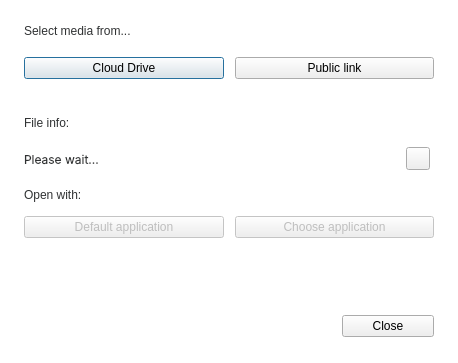
<?xml version="1.0" encoding="UTF-8"?>
<ui version="4.0">
 <class>StreamingFromMegaDialog</class>
 <widget class="QDialog" name="StreamingFromMegaDialog">
  <property name="geometry">
   <rect>
    <x>0</x>
    <y>0</y>
    <width>460</width>
    <height>542</height>
   </rect>
  </property>
  <property name="sizePolicy">
   <sizepolicy hsizetype="Fixed" vsizetype="Fixed">
    <horstretch>0</horstretch>
    <verstretch>0</verstretch>
   </sizepolicy>
  </property>
  <property name="minimumSize">
   <size>
    <width>460</width>
    <height>0</height>
   </size>
  </property>
  <property name="maximumSize">
   <size>
    <width>460</width>
    <height>16777215</height>
   </size>
  </property>
  <property name="windowTitle">
   <string>Stream from MEGA</string>
  </property>
  <property name="styleSheet">
   <string notr="true">#StreamingFromMegaDialog
{
background-color: #FFFFFF;  /*colorToken.page-background*/
}

#lFileName, #lStreamResourceDesc, #lFileInfoDesc, #lOpenWithDesc
{
  font-size: 12px;
  color: #303233; /*colorToken.text-primary*/
}

#lFileSize
{
  font-size: 10px;
  color: #303233; /*colorToken.text-secondary*/
}

#lNothingSelected, #WaitingForFileInfoLabel
{
  font-size: 12px;
  color: #303233; /*colorToken.text-on-color-disabled*/
}
</string>
  </property>
  <layout class="QVBoxLayout" name="verticalLayout_6" stretch="0,0,0,0">
   <property name="spacing">
    <number>32</number>
   </property>
   <property name="sizeConstraint">
    <enum>QLayout::SetFixedSize</enum>
   </property>
   <property name="leftMargin">
    <number>24</number>
   </property>
   <property name="topMargin">
    <number>24</number>
   </property>
   <property name="rightMargin">
    <number>24</number>
   </property>
   <property name="bottomMargin">
    <number>13</number>
   </property>
   <item>
    <widget class="QWidget" name="wStreamResource" native="true">
     <property name="sizePolicy">
      <sizepolicy hsizetype="Preferred" vsizetype="Fixed">
       <horstretch>0</horstretch>
       <verstretch>0</verstretch>
      </sizepolicy>
     </property>
     <property name="minimumSize">
      <size>
       <width>0</width>
       <height>0</height>
      </size>
     </property>
     <property name="maximumSize">
      <size>
       <width>16777215</width>
       <height>16777215</height>
      </size>
     </property>
     <layout class="QVBoxLayout" name="verticalLayout">
      <property name="spacing">
       <number>14</number>
      </property>
      <property name="leftMargin">
       <number>0</number>
      </property>
      <property name="topMargin">
       <number>0</number>
      </property>
      <property name="rightMargin">
       <number>0</number>
      </property>
      <property name="bottomMargin">
       <number>0</number>
      </property>
      <item>
       <widget class="QLabel" name="lStreamResourceDesc">
        <property name="sizePolicy">
         <sizepolicy hsizetype="Preferred" vsizetype="Fixed">
          <horstretch>0</horstretch>
          <verstretch>0</verstretch>
         </sizepolicy>
        </property>
        <property name="minimumSize">
         <size>
          <width>0</width>
          <height>0</height>
         </size>
        </property>
        <property name="maximumSize">
         <size>
          <width>16777215</width>
          <height>16777215</height>
         </size>
        </property>
        <property name="styleSheet">
         <string notr="true"/>
        </property>
        <property name="text">
         <string>Select media from...</string>
        </property>
        <property name="semibold" stdset="0">
         <bool>true</bool>
        </property>
       </widget>
      </item>
      <item>
       <widget class="QWidget" name="wSelectMedia" native="true">
        <property name="minimumSize">
         <size>
          <width>0</width>
          <height>32</height>
         </size>
        </property>
        <property name="maximumSize">
         <size>
          <width>16777215</width>
          <height>32</height>
         </size>
        </property>
        <property name="styleSheet">
         <string notr="true"/>
        </property>
        <layout class="QHBoxLayout" name="horizontalLayout_3">
         <property name="spacing">
          <number>11</number>
         </property>
         <property name="leftMargin">
          <number>0</number>
         </property>
         <property name="topMargin">
          <number>0</number>
         </property>
         <property name="rightMargin">
          <number>0</number>
         </property>
         <property name="bottomMargin">
          <number>0</number>
         </property>
         <item>
          <widget class="QPushButton" name="bFromCloud">
           <property name="sizePolicy">
            <sizepolicy hsizetype="Minimum" vsizetype="Fixed">
             <horstretch>0</horstretch>
             <verstretch>0</verstretch>
            </sizepolicy>
           </property>
           <property name="minimumSize">
            <size>
             <width>0</width>
             <height>0</height>
            </size>
           </property>
           <property name="maximumSize">
            <size>
             <width>16777215</width>
             <height>16777215</height>
            </size>
           </property>
           <property name="styleSheet">
            <string notr="true"/>
           </property>
           <property name="text">
            <string>Cloud Drive</string>
           </property>
           <property name="dimension" stdset="0">
            <string notr="true">small</string>
           </property>
           <property name="type" stdset="0">
            <string notr="true">primary</string>
           </property>
          </widget>
         </item>
         <item>
          <widget class="QPushButton" name="bFromPublicLink">
           <property name="minimumSize">
            <size>
             <width>0</width>
             <height>0</height>
            </size>
           </property>
           <property name="maximumSize">
            <size>
             <width>16777215</width>
             <height>16777215</height>
            </size>
           </property>
           <property name="text">
            <string>Public link</string>
           </property>
           <property name="dimension" stdset="0">
            <string notr="true">small</string>
           </property>
           <property name="type" stdset="0">
            <string notr="true">outline</string>
           </property>
          </widget>
         </item>
        </layout>
       </widget>
      </item>
     </layout>
    </widget>
   </item>
   <item>
    <widget class="QWidget" name="wContainer" native="true">
     <property name="sizePolicy">
      <sizepolicy hsizetype="Preferred" vsizetype="Preferred">
       <horstretch>0</horstretch>
       <verstretch>0</verstretch>
      </sizepolicy>
     </property>
     <layout class="QVBoxLayout" name="verticalLayout_3">
      <property name="spacing">
       <number>4</number>
      </property>
      <property name="leftMargin">
       <number>0</number>
      </property>
      <property name="topMargin">
       <number>0</number>
      </property>
      <property name="rightMargin">
       <number>0</number>
      </property>
      <property name="bottomMargin">
       <number>0</number>
      </property>
      <item>
       <widget class="QWidget" name="wStatus" native="true">
        <property name="sizePolicy">
         <sizepolicy hsizetype="Preferred" vsizetype="Fixed">
          <horstretch>0</horstretch>
          <verstretch>0</verstretch>
         </sizepolicy>
        </property>
        <property name="maximumSize">
         <size>
          <width>16777215</width>
          <height>16777215</height>
         </size>
        </property>
        <layout class="QVBoxLayout" name="verticalLayout_4">
         <property name="spacing">
          <number>4</number>
         </property>
         <property name="leftMargin">
          <number>0</number>
         </property>
         <property name="topMargin">
          <number>0</number>
         </property>
         <property name="rightMargin">
          <number>4</number>
         </property>
         <property name="bottomMargin">
          <number>0</number>
         </property>
         <item>
          <widget class="QLabel" name="lFileInfoDesc">
           <property name="sizePolicy">
            <sizepolicy hsizetype="Preferred" vsizetype="Fixed">
             <horstretch>0</horstretch>
             <verstretch>0</verstretch>
            </sizepolicy>
           </property>
           <property name="minimumSize">
            <size>
             <width>0</width>
             <height>0</height>
            </size>
           </property>
           <property name="maximumSize">
            <size>
             <width>16777215</width>
             <height>16777215</height>
            </size>
           </property>
           <property name="styleSheet">
            <string notr="true"/>
           </property>
           <property name="text">
            <string>File info:</string>
           </property>
           <property name="semibold" stdset="0">
            <bool>true</bool>
           </property>
          </widget>
         </item>
         <item>
          <widget class="QWidget" name="wFileInfo" native="true">
           <property name="enabled">
            <bool>true</bool>
           </property>
           <property name="sizePolicy">
            <sizepolicy hsizetype="Preferred" vsizetype="Preferred">
             <horstretch>0</horstretch>
             <verstretch>0</verstretch>
            </sizepolicy>
           </property>
           <property name="minimumSize">
            <size>
             <width>0</width>
             <height>0</height>
            </size>
           </property>
           <property name="maximumSize">
            <size>
             <width>16777215</width>
             <height>16777215</height>
            </size>
           </property>
           <layout class="QHBoxLayout" name="horizontalLayout_6">
            <property name="spacing">
             <number>0</number>
            </property>
            <property name="leftMargin">
             <number>0</number>
            </property>
            <property name="topMargin">
             <number>0</number>
            </property>
            <property name="rightMargin">
             <number>0</number>
            </property>
            <property name="bottomMargin">
             <number>0</number>
            </property>
            <item>
             <widget class="QStackedWidget" name="sFileInfo">
              <property name="minimumSize">
               <size>
                <width>0</width>
                <height>50</height>
               </size>
              </property>
              <property name="maximumSize">
               <size>
                <width>16777215</width>
                <height>60</height>
               </size>
              </property>
              <property name="styleSheet">
               <string notr="true"/>
              </property>
              <property name="currentIndex">
               <number>1</number>
              </property>
              <widget class="QWidget" name="pFileInfo">
               <layout class="QHBoxLayout" name="horizontalLayout_2">
                <property name="spacing">
                 <number>6</number>
                </property>
                <property name="leftMargin">
                 <number>0</number>
                </property>
                <property name="topMargin">
                 <number>0</number>
                </property>
                <property name="rightMargin">
                 <number>0</number>
                </property>
                <property name="bottomMargin">
                 <number>0</number>
                </property>
                <item>
                 <widget class="IconLabel" name="lFileType">
                  <property name="minimumSize">
                   <size>
                    <width>24</width>
                    <height>24</height>
                   </size>
                  </property>
                  <property name="maximumSize">
                   <size>
                    <width>24</width>
                    <height>24</height>
                   </size>
                  </property>
                  <property name="styleSheet">
                   <string notr="true"/>
                  </property>
                  <property name="text">
                   <string/>
                  </property>
                  <property name="iconSize">
                   <size>
                    <width>24</width>
                    <height>24</height>
                   </size>
                  </property>
                 </widget>
                </item>
                <item>
                 <widget class="QWidget" name="wFileInfoDesc" native="true">
                  <property name="minimumSize">
                   <size>
                    <width>0</width>
                    <height>30</height>
                   </size>
                  </property>
                  <property name="maximumSize">
                   <size>
                    <width>16777215</width>
                    <height>30</height>
                   </size>
                  </property>
                  <layout class="QVBoxLayout" name="verticalLayout_5">
                   <property name="spacing">
                    <number>0</number>
                   </property>
                   <property name="leftMargin">
                    <number>0</number>
                   </property>
                   <property name="topMargin">
                    <number>0</number>
                   </property>
                   <property name="rightMargin">
                    <number>0</number>
                   </property>
                   <property name="bottomMargin">
                    <number>0</number>
                   </property>
                   <item>
                    <widget class="QWidget" name="widget" native="true">
                     <layout class="QHBoxLayout" name="horizontalLayout">
                      <property name="spacing">
                       <number>10</number>
                      </property>
                      <property name="leftMargin">
                       <number>0</number>
                      </property>
                      <property name="topMargin">
                       <number>0</number>
                      </property>
                      <property name="rightMargin">
                       <number>0</number>
                      </property>
                      <property name="bottomMargin">
                       <number>0</number>
                      </property>
                      <item>
                       <widget class="QLabel" name="lFileName">
                        <property name="sizePolicy">
                         <sizepolicy hsizetype="Minimum" vsizetype="Preferred">
                          <horstretch>0</horstretch>
                          <verstretch>0</verstretch>
                         </sizepolicy>
                        </property>
                        <property name="maximumSize">
                         <size>
                          <width>260</width>
                          <height>16777215</height>
                         </size>
                        </property>
                        <property name="text">
                         <string notr="true"/>
                        </property>
                        <property name="textFormat">
                         <enum>Qt::PlainText</enum>
                        </property>
                       </widget>
                      </item>
                      <item>
                       <widget class="IconLabel" name="lState">
                        <property name="sizePolicy">
                         <sizepolicy hsizetype="Expanding" vsizetype="Fixed">
                          <horstretch>0</horstretch>
                          <verstretch>0</verstretch>
                         </sizepolicy>
                        </property>
                        <property name="minimumSize">
                         <size>
                          <width>8</width>
                          <height>8</height>
                         </size>
                        </property>
                        <property name="maximumSize">
                         <size>
                          <width>8</width>
                          <height>8</height>
                         </size>
                        </property>
                        <property name="styleSheet">
                         <string notr="true"/>
                        </property>
                        <property name="text">
                         <string/>
                        </property>
                       </widget>
                      </item>
                      <item>
                       <spacer name="horizontalSpacer_2">
                        <property name="orientation">
                         <enum>Qt::Horizontal</enum>
                        </property>
                        <property name="sizeHint" stdset="0">
                         <size>
                          <width>31</width>
                          <height>20</height>
                         </size>
                        </property>
                       </spacer>
                      </item>
                     </layout>
                    </widget>
                   </item>
                   <item>
                    <widget class="QLabel" name="lFileSize">
                     <property name="text">
                      <string notr="true"/>
                     </property>
                    </widget>
                   </item>
                  </layout>
                 </widget>
                </item>
               </layout>
              </widget>
              <widget class="QWidget" name="pWaitingForFileInfo">
               <layout class="QHBoxLayout" name="horizontalLayout_8">
                <property name="spacing">
                 <number>0</number>
                </property>
                <property name="leftMargin">
                 <number>0</number>
                </property>
                <property name="topMargin">
                 <number>0</number>
                </property>
                <property name="rightMargin">
                 <number>0</number>
                </property>
                <property name="bottomMargin">
                 <number>0</number>
                </property>
                <item>
                 <widget class="QLabel" name="WaitingForFileInfoLabel">
                  <property name="palette">
                   <palette>
                    <active>
                     <colorrole role="WindowText">
                      <brush brushstyle="SolidPattern">
                       <color alpha="255">
                        <red>48</red>
                        <green>50</green>
                        <blue>51</blue>
                       </color>
                      </brush>
                     </colorrole>
                     <colorrole role="Button">
                      <brush brushstyle="SolidPattern">
                       <color alpha="255">
                        <red>255</red>
                        <green>255</green>
                        <blue>255</blue>
                       </color>
                      </brush>
                     </colorrole>
                     <colorrole role="Text">
                      <brush brushstyle="SolidPattern">
                       <color alpha="255">
                        <red>48</red>
                        <green>50</green>
                        <blue>51</blue>
                       </color>
                      </brush>
                     </colorrole>
                     <colorrole role="ButtonText">
                      <brush brushstyle="SolidPattern">
                       <color alpha="255">
                        <red>48</red>
                        <green>50</green>
                        <blue>51</blue>
                       </color>
                      </brush>
                     </colorrole>
                     <colorrole role="Base">
                      <brush brushstyle="SolidPattern">
                       <color alpha="255">
                        <red>255</red>
                        <green>255</green>
                        <blue>255</blue>
                       </color>
                      </brush>
                     </colorrole>
                     <colorrole role="Window">
                      <brush brushstyle="SolidPattern">
                       <color alpha="255">
                        <red>255</red>
                        <green>255</green>
                        <blue>255</blue>
                       </color>
                      </brush>
                     </colorrole>
                     <colorrole role="PlaceholderText">
                      <brush brushstyle="SolidPattern">
                       <color alpha="128">
                        <red>48</red>
                        <green>50</green>
                        <blue>51</blue>
                       </color>
                      </brush>
                     </colorrole>
                    </active>
                    <inactive>
                     <colorrole role="WindowText">
                      <brush brushstyle="SolidPattern">
                       <color alpha="255">
                        <red>48</red>
                        <green>50</green>
                        <blue>51</blue>
                       </color>
                      </brush>
                     </colorrole>
                     <colorrole role="Button">
                      <brush brushstyle="SolidPattern">
                       <color alpha="255">
                        <red>255</red>
                        <green>255</green>
                        <blue>255</blue>
                       </color>
                      </brush>
                     </colorrole>
                     <colorrole role="Text">
                      <brush brushstyle="SolidPattern">
                       <color alpha="255">
                        <red>48</red>
                        <green>50</green>
                        <blue>51</blue>
                       </color>
                      </brush>
                     </colorrole>
                     <colorrole role="ButtonText">
                      <brush brushstyle="SolidPattern">
                       <color alpha="255">
                        <red>48</red>
                        <green>50</green>
                        <blue>51</blue>
                       </color>
                      </brush>
                     </colorrole>
                     <colorrole role="Base">
                      <brush brushstyle="SolidPattern">
                       <color alpha="255">
                        <red>255</red>
                        <green>255</green>
                        <blue>255</blue>
                       </color>
                      </brush>
                     </colorrole>
                     <colorrole role="Window">
                      <brush brushstyle="SolidPattern">
                       <color alpha="255">
                        <red>255</red>
                        <green>255</green>
                        <blue>255</blue>
                       </color>
                      </brush>
                     </colorrole>
                     <colorrole role="PlaceholderText">
                      <brush brushstyle="SolidPattern">
                       <color alpha="128">
                        <red>48</red>
                        <green>50</green>
                        <blue>51</blue>
                       </color>
                      </brush>
                     </colorrole>
                    </inactive>
                    <disabled>
                     <colorrole role="WindowText">
                      <brush brushstyle="SolidPattern">
                       <color alpha="255">
                        <red>48</red>
                        <green>50</green>
                        <blue>51</blue>
                       </color>
                      </brush>
                     </colorrole>
                     <colorrole role="Button">
                      <brush brushstyle="SolidPattern">
                       <color alpha="255">
                        <red>255</red>
                        <green>255</green>
                        <blue>255</blue>
                       </color>
                      </brush>
                     </colorrole>
                     <colorrole role="Text">
                      <brush brushstyle="SolidPattern">
                       <color alpha="255">
                        <red>48</red>
                        <green>50</green>
                        <blue>51</blue>
                       </color>
                      </brush>
                     </colorrole>
                     <colorrole role="ButtonText">
                      <brush brushstyle="SolidPattern">
                       <color alpha="255">
                        <red>48</red>
                        <green>50</green>
                        <blue>51</blue>
                       </color>
                      </brush>
                     </colorrole>
                     <colorrole role="Base">
                      <brush brushstyle="SolidPattern">
                       <color alpha="255">
                        <red>255</red>
                        <green>255</green>
                        <blue>255</blue>
                       </color>
                      </brush>
                     </colorrole>
                     <colorrole role="Window">
                      <brush brushstyle="SolidPattern">
                       <color alpha="255">
                        <red>255</red>
                        <green>255</green>
                        <blue>255</blue>
                       </color>
                      </brush>
                     </colorrole>
                     <colorrole role="PlaceholderText">
                      <brush brushstyle="SolidPattern">
                       <color alpha="128">
                        <red>48</red>
                        <green>50</green>
                        <blue>51</blue>
                       </color>
                      </brush>
                     </colorrole>
                    </disabled>
                   </palette>
                  </property>
                  <property name="font">
                   <font>
                    <family>Inter</family>
                    <pointsize>-1</pointsize>
                    <italic>false</italic>
                    <bold>false</bold>
                   </font>
                  </property>
                  <property name="styleSheet">
                   <string notr="true"/>
                  </property>
                  <property name="text">
                   <string>Please wait...</string>
                  </property>
                 </widget>
                </item>
               </layout>
              </widget>
              <widget class="QWidget" name="pNothingSelected">
               <widget class="QWidget" name="widget_2" native="true">
                <property name="geometry">
                 <rect>
                  <x>0</x>
                  <y>0</y>
                  <width>361</width>
                  <height>50</height>
                 </rect>
                </property>
                <layout class="QHBoxLayout" name="horizontalLayout_7">
                 <property name="spacing">
                  <number>0</number>
                 </property>
                 <property name="leftMargin">
                  <number>0</number>
                 </property>
                 <property name="topMargin">
                  <number>0</number>
                 </property>
                 <property name="rightMargin">
                  <number>0</number>
                 </property>
                 <property name="bottomMargin">
                  <number>0</number>
                 </property>
                 <item>
                  <widget class="QLabel" name="lNothingSelected">
                   <property name="text">
                    <string>Nothing selected</string>
                   </property>
                  </widget>
                 </item>
                </layout>
               </widget>
              </widget>
             </widget>
            </item>
            <item>
             <widget class="TokenizableToolButton" name="bCopyLink">
              <property name="minimumSize">
               <size>
                <width>0</width>
                <height>0</height>
               </size>
              </property>
              <property name="maximumSize">
               <size>
                <width>16777215</width>
                <height>16777215</height>
               </size>
              </property>
              <property name="cursor">
               <cursorShape>PointingHandCursor</cursorShape>
              </property>
              <property name="styleSheet">
               <string notr="true"/>
              </property>
              <property name="text">
               <string/>
              </property>
              <property name="icon">
               <iconset resource="../Resources_common.qrc">
                <normaloff>:/export-small-regular-outline</normaloff>:/export-small-regular-outline</iconset>
              </property>
              <property name="type" stdset="0">
               <string notr="true">ghost</string>
              </property>
              <property name="dimension" stdset="0">
               <string notr="true">small</string>
              </property>
             </widget>
            </item>
           </layout>
          </widget>
         </item>
        </layout>
       </widget>
      </item>
      <item>
       <widget class="QWidget" name="wOpenWith" native="true">
        <property name="sizePolicy">
         <sizepolicy hsizetype="Preferred" vsizetype="Fixed">
          <horstretch>0</horstretch>
          <verstretch>0</verstretch>
         </sizepolicy>
        </property>
        <property name="minimumSize">
         <size>
          <width>0</width>
          <height>0</height>
         </size>
        </property>
        <layout class="QVBoxLayout" name="verticalLayout_2">
         <property name="spacing">
          <number>14</number>
         </property>
         <property name="leftMargin">
          <number>0</number>
         </property>
         <property name="topMargin">
          <number>0</number>
         </property>
         <property name="rightMargin">
          <number>0</number>
         </property>
         <property name="bottomMargin">
          <number>0</number>
         </property>
         <item>
          <widget class="QLabel" name="lOpenWithDesc">
           <property name="sizePolicy">
            <sizepolicy hsizetype="Preferred" vsizetype="Fixed">
             <horstretch>0</horstretch>
             <verstretch>0</verstretch>
            </sizepolicy>
           </property>
           <property name="text">
            <string>Open with:</string>
           </property>
           <property name="semibold" stdset="0">
            <bool>true</bool>
           </property>
          </widget>
         </item>
         <item>
          <widget class="QWidget" name="wOpenButtons" native="true">
           <property name="styleSheet">
            <string notr="true"/>
           </property>
           <layout class="QHBoxLayout" name="horizontalLayout_4">
            <property name="spacing">
             <number>11</number>
            </property>
            <property name="leftMargin">
             <number>0</number>
            </property>
            <property name="topMargin">
             <number>0</number>
            </property>
            <property name="rightMargin">
             <number>0</number>
            </property>
            <property name="bottomMargin">
             <number>0</number>
            </property>
            <item>
             <widget class="QPushButton" name="bOpenDefault">
              <property name="enabled">
               <bool>false</bool>
              </property>
              <property name="minimumSize">
               <size>
                <width>0</width>
                <height>0</height>
               </size>
              </property>
              <property name="maximumSize">
               <size>
                <width>16777215</width>
                <height>16777215</height>
               </size>
              </property>
              <property name="text">
               <string>Default application</string>
              </property>
              <property name="dimension" stdset="0">
               <string notr="true">small</string>
              </property>
              <property name="type" stdset="0">
               <string notr="true">secondary</string>
              </property>
             </widget>
            </item>
            <item>
             <widget class="QPushButton" name="bOpenOther">
              <property name="enabled">
               <bool>false</bool>
              </property>
              <property name="minimumSize">
               <size>
                <width>197</width>
                <height>0</height>
               </size>
              </property>
              <property name="maximumSize">
               <size>
                <width>16777215</width>
                <height>16777215</height>
               </size>
              </property>
              <property name="text">
               <string>Choose application</string>
              </property>
              <property name="dimension" stdset="0">
               <string notr="true">small</string>
              </property>
              <property name="type" stdset="0">
               <string notr="true">secondary</string>
              </property>
             </widget>
            </item>
           </layout>
          </widget>
         </item>
        </layout>
       </widget>
      </item>
     </layout>
    </widget>
   </item>
   <item>
    <widget class="BannerWidget" name="wErrorBannerOQ" native="true">
     <property name="sizePolicy">
      <sizepolicy hsizetype="Preferred" vsizetype="Minimum">
       <horstretch>0</horstretch>
       <verstretch>0</verstretch>
      </sizepolicy>
     </property>
     <property name="minimumSize">
      <size>
       <width>0</width>
       <height>0</height>
      </size>
     </property>
     <property name="maximumSize">
      <size>
       <width>16777215</width>
       <height>16777215</height>
      </size>
     </property>
    </widget>
   </item>
   <item>
    <widget class="QWidget" name="wClose" native="true">
     <property name="minimumSize">
      <size>
       <width>410</width>
       <height>48</height>
      </size>
     </property>
     <property name="maximumSize">
      <size>
       <width>410</width>
       <height>48</height>
      </size>
     </property>
     <property name="styleSheet">
      <string notr="true"/>
     </property>
     <layout class="QHBoxLayout" name="horizontalLayout_5">
      <property name="leftMargin">
       <number>0</number>
      </property>
      <property name="topMargin">
       <number>0</number>
      </property>
      <property name="rightMargin">
       <number>0</number>
      </property>
      <property name="bottomMargin">
       <number>0</number>
      </property>
      <item>
       <spacer name="horizontalSpacer">
        <property name="orientation">
         <enum>Qt::Horizontal</enum>
        </property>
        <property name="sizeHint" stdset="0">
         <size>
          <width>226</width>
          <height>20</height>
         </size>
        </property>
       </spacer>
      </item>
      <item>
       <widget class="QPushButton" name="bClose">
        <property name="minimumSize">
         <size>
          <width>92</width>
          <height>0</height>
         </size>
        </property>
        <property name="maximumSize">
         <size>
          <width>92</width>
          <height>16777215</height>
         </size>
        </property>
        <property name="text">
         <string>Close</string>
        </property>
        <property name="dimension" stdset="0">
         <string notr="true">medium</string>
        </property>
        <property name="type" stdset="0">
         <string notr="true">primary</string>
        </property>
       </widget>
      </item>
     </layout>
    </widget>
   </item>
  </layout>
  <zorder>wStreamResource</zorder>
  <zorder>wClose</zorder>
  <zorder>wContainer</zorder>
  <zorder>wErrorBannerOQ</zorder>
 </widget>
 <customwidgets>
  <customwidget>
   <class>IconLabel</class>
   <extends>QToolButton</extends>
   <header>TokenizableItems/IconLabel.h</header>
  </customwidget>
  <customwidget>
   <class>TokenizableToolButton</class>
   <extends>QToolButton</extends>
   <header>tokenizer/TokenizableItems/TokenizableButtons.h </header>
  </customwidget>
  <customwidget>
   <class>BannerWidget</class>
   <extends>QWidget</extends>
   <header>BannerWidget.h</header>
   <container>1</container>
  </customwidget>
 </customwidgets>
 <resources>
  <include location="../Resources_common.qrc"/>
 </resources>
 <connections/>
</ui>
